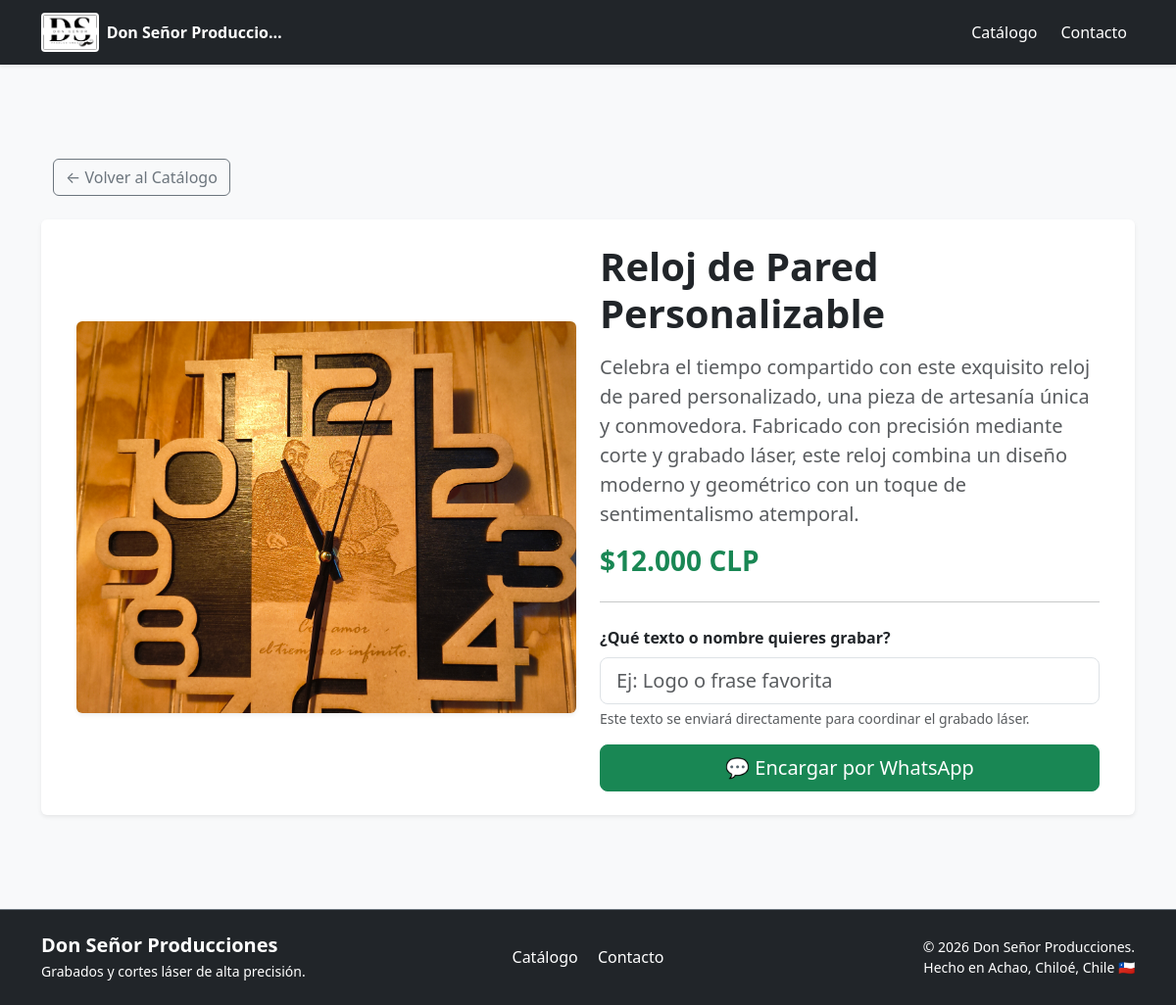
Screenshot of /producto/reloj-de-pared-personalizable/ with the database file from the repository.
### catalogo/models.py (models this page shows, shortened)
class Producto(models.Model):
    nombre = models.CharField(max_length=200)
    slug = models.SlugField(unique=True)
    descripcion = models.TextField()
    precio = models.DecimalField(max_digits=10, decimal_places=0) # Usamos 0 si manejas precios en CLP
    imagen = models.ImageField(upload_to='productos/')
    categoria = models.ForeignKey(Categoria, on_delete=models.CASCADE, related_name='productos')
    requiere_personalizacion = models.BooleanField(default=True)
    activo = models.BooleanField(default=True)
    def precio_formateado(self):
        return f"{int(self.precio):_}".replace("_", ".")

### catalogo/views.py (the view, shortened to what this page needs)
# urls.py: path('producto/<slug:slug>/', detalle_producto, name='detalle_producto'),
def detalle_producto(request, slug):
    producto = get_object_or_404(Producto, slug=slug, activo=True)
    return render(request, 'catalogo/detalle_producto.html', {'producto': producto})

### catalogo/templates/catalogo/detalle_producto.html (shortened to what this page needs)
{% extends 'catalogo/base.html' %}
{% block content %}
    <div class="container my-5">
        <a href="{% url 'lista_productos' %}" class="btn btn-outline-secondary mb-4">&larr; Volver al Catálogo</a>
        <div class="row bg-white p-4 rounded shadow-sm align-items-center">
            <div class="col-md-6 mb-4 mb-md-0">
                {% if producto.imagen %}
                    <img src="{{ producto.imagen.url }}" alt="{{ producto.nombre }}" class="img-fluid rounded shadow-sm w-100 object-fit-cover" style="max-height: 400px;">
                {% endif %}
            </div>
            <div class="col-md-6">
                <h1 class="fw-bold mb-3">{{ producto.nombre }}</h1>
                <p class="text-muted lead">{{ producto.descripcion }}</p>
                <h3 class="text-success fw-bold mb-4">${{ producto.precio_formateado }} CLP</h3>
                {% if producto.requiere_personalizacion %}
                <hr>
                <form method="post" class="mt-4">
                    <div class="mb-3">
                        <label for="texto_personalizado" class="form-label fw-bold">¿Qué texto o nombre quieres grabar?</label>
                        <input type="text" class="form-control form-control-lg" id="texto_personalizado" name="texto_personalizado" placeholder="Ej: Logo o frase favorita" required>
                        <div class="form-text">Este texto se enviará directamente para coordinar el grabado láser.</div>
                    </div>
                    <button type="submit" class="btn btn-success btn-lg w-100">
                        💬 Encargar por WhatsApp
                    </button>
                </form>
                {% endif %}
            </div>
        </div>
    </div>
{% endblock %}

### rows the page displays
Producto: imagen (picture), nombre "Reloj de Pared Personalizable", descripcion "Celebra el tiempo compartido con este exquisito reloj de pared personalizado, una pieza de artesanía única y conmovedora. Fabricado con precisión mediante corte y grabado láser, este reloj combina un diseño moderno y geométrico con un toque de sentimentalismo atemporal.", precio_formateado "12.000"
